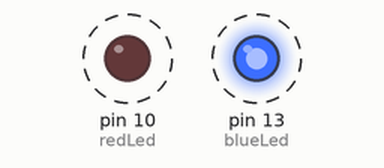
The sketch below on a simulated Arduino Uno, built with avr-gcc and run on an emulated ATmega328P. Shown: output pins drawn as LEDs (lit = HIGH). Dashed ring = blinking. What the sketch prints to the serial monitor is not drawn.

Above: at 0.5 s.
Timing chart, 0 to 4.6 s (numbered marks = the images above):
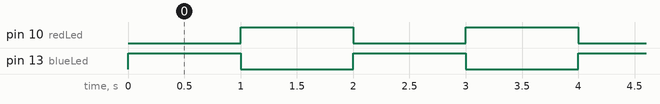

The sketch:

5_Print.ino
```cpp
int blueLed = 13;
int redLed = 10;

void setup() {
  pinMode(blueLed, OUTPUT);
  pinMode(redLed, OUTPUT);
  Serial.begin(9600);

  Serial.println("I have started");
}

void loop() {
  digitalWrite(blueLed, HIGH);
  digitalWrite(redLed, LOW);
  Serial.println("Blue is the best color!");
  delay(1000);

  digitalWrite(blueLed, LOW);
  digitalWrite(redLed, HIGH);
  Serial.println("Red is the best color!");
  delay(1000);
}
```

Measured:
- by itself, pin 10 (redLed), pin 13 (blueLed): alternates HIGH for 1.0 s and LOW for 1.0 s
